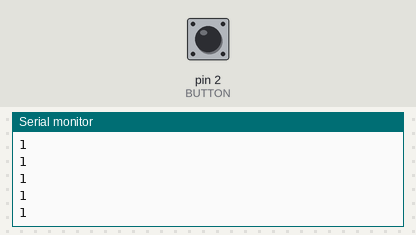
Recording of a sketch running on a simulated Arduino Uno, built with avr-gcc and run on an emulated ATmega328P. Parts: the last lines printed to the serial monitor. The inputs (shaded band) are chosen by the test bench; at power-on: pin 2 (BUTTON) HIGH.

Above: at 1.2 s.
1.3 s: pin 2 (BUTTON) pulled LOW for 0.15 s
At 1.9 s:
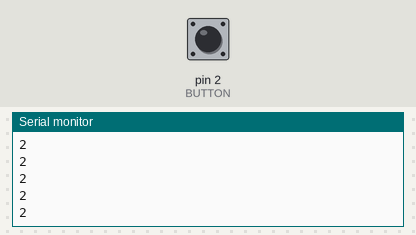
2.9 s: pin 2 (BUTTON) pulled LOW for 1 s
At 4.0 s:
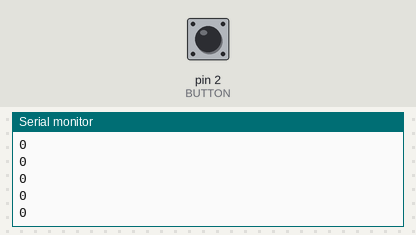
Timing chart, 0 to 5.9 s (numbered marks = the images above; inputs shaded):
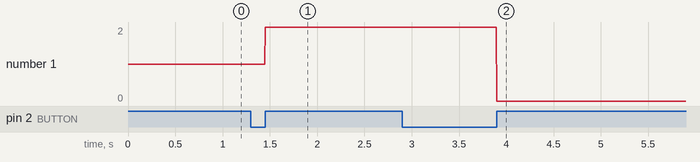

The sketch:

digitalLab_0428_1.ino
```cpp
#define ROW1 13
#define ROW2 12
#define ROW3 11
#define ROW4 10
#define ROW5 9
#define ROW6 8
#define ROW7 7
#define ROW8 6

#define COL1 5
#define COL2 4
#define COL3 3
#define COL4 A4
#define COL5 A3
#define COL6 A2
#define COL7 A1
#define COL8 A0

#define BUTTON 2

const int row[] = { ROW1, ROW2, ROW3, ROW4, ROW5, ROW6, ROW7, ROW8 };
const int col[] = { COL1, COL2, COL3, COL4, COL5, COL6, COL7, COL8 };

byte scan[8][8] = {
  {1,0,0,0,0,0,0,0},
  {0,1,0,0,0,0,0,0},
  {0,0,1,0,0,0,0,0},
  {0,0,0,1,0,0,0,0},
  {0,0,0,0,1,0,0,0},
  {0,0,0,0,0,1,0,0},
  {0,0,0,0,0,0,1,0},
  {0,0,0,0,0,0,0,1}
};

byte circle[8][8] = {
  {1,1,0,0,0,0,1,1},
  {1,0,1,1,1,1,0,1},
  {0,1,1,1,1,1,1,0},
  {0,1,1,1,1,1,1,0},
  {0,1,1,1,1,1,1,0},
  {0,1,1,1,1,1,1,0},
  {1,0,1,1,1,1,0,1},
  {1,1,0,0,0,0,1,1}
};

byte H[8][8] = {
  {1,0,1,1,1,1,0,1},
  {1,0,1,1,1,1,0,1},
  {1,0,1,1,1,1,0,1},
  {1,0,1,1,1,1,0,1},
  {1,0,0,0,0,0,0,1},
  {1,0,1,1,1,1,0,1},
  {1,0,1,1,1,1,0,1},
  {1,0,1,1,1,1,0,1}
};

byte A[8][8] = {
  {1,0,0,0,0,0,0,1},
  {1,0,1,1,1,1,0,1},
  {1,0,1,1,1,1,0,1},
  {1,0,1,1,1,1,0,1},
  {1,0,0,0,0,0,0,1},
  {1,0,1,1,1,1,0,1},
  {1,0,1,1,1,1,0,1},
  {1,0,1,1,1,1,0,1}
};

byte previousState=0, presentState=0, patternNumber=0;

void setup()
{
  for (byte i = 0; i <= sizeof(row); i++) {
    pinMode(row[i], OUTPUT);
  }
  for (byte i = 0; i <= sizeof(col); i++) {
    pinMode(col[i], OUTPUT);
  }

  pinMode(BUTTON, INPUT_PULLUP);
  Serial.begin(9600);
}

void loop()
{
  presentState = digitalRead(BUTTON);
  if(presentState == 1 && previousState == 0){
    patternNumber++;
    if(patternNumber > 2) patternNumber = 0;
  }
  Serial.println(patternNumber);

  if(patternNumber == 0) showPattern(circle);
  else if(patternNumber == 1) showPattern(H);
  else if(patternNumber == 2)showPattern(A);
  delay(2);
  previousState = presentState;

}

void showPattern(byte matrix[8][8]){
  for(byte i = 0; i < 8; i++){
    for(byte j = 0; j < 8; j++){
      digitalWrite(row[j], scan[i][j]);
      digitalWrite(col[j], matrix[i][j]);
    }
    for(byte j = 0; j < 8; j++){
      digitalWrite(row[j], LOW);
      digitalWrite(col[j], HIGH);
    }
  }
  delay(2);
}
```

Measured:
- after the input at 1.3 s, the serial monitor: prints a new line after 0.15 s (image 1)
- after the input at 2.9 s, the serial monitor: prints a new line after 1.0 s (image 2)
- plotted number 1: 1 → 2 after the input at 1.3 s, 2 → 0 after the input at 2.9 s
